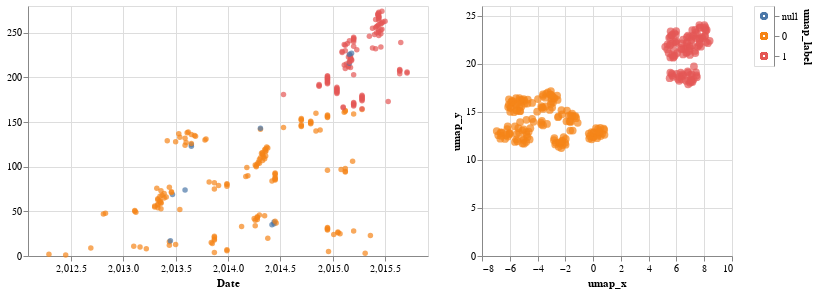

This figure's notebook cell:
### Code cell
list_of_chart = linking_tree_with_plots_clickable(
    UMAP_df,
    ['umap_x','umap_y'],
    ['umap_x','umap_y'],
    'umap_label:N',
    ["umap_label:N"],
    ["host:N","strain:N"]
)
chart_umap = list_of_chart[0]|list_of_chart[1]|list_of_chart[2]
chart_umap

### Figure 1 — Vega-Lite specification as saved in the notebook (floating-point values rounded to 4 significant figures; data arrays with more than 128 entries replaced by an {"elided": "..."} marker saying what was removed)
{"config": {"view": {"continuousWidth": 400, "continuousHeight": 300}}, "hconcat": [{"mark": "circle", "encoding": {"color": {"condition": {"type": "nominal", "field": "umap_label", "legend": null, "selection": "selector013"}, "value": "lightgray"}, "tooltip": [{"type": "nominal", "field": "host"}, {"type": "nominal", "field": "strain"}], "x": {"type": "quantitative", "field": "date", "scale": {"domain": [2012.0, 2016.0]}, "title": "Date"}, "y": {"type": "quantitative", "field": "y", "title": ""}}, "height": 250, "selection": {"selector013": {"type": "multi", "fields": ["umap_label:N"]}}, "width": 400}, {"mark": {"type": "circle", "size": 60}, "encoding": {"color": {"condition": {"type": "nominal", "field": "umap_label", "legend": null, "selection": "selector013"}, "value": "lightgray"}, "tooltip": [{"type": "nominal", "field": "host"}, {"type": "nominal", "field": "strain"}], "x": {"type": "quantitative", "field": "umap_x", "title": "umap_x"}, "y": {"type": "quantitative", "field": "umap_y", "title": "umap_y"}}, "height": 250, "selection": {"selector013": {"type": "multi", "fields": ["umap_label:N"]}}, "width": 250}, {"mark": "point", "encoding": {"color": {"type": "nominal", "field": "umap_label"}, "y": {"type": "nominal", "axis": {"orient": "right"}, "field": "umap_label"}}, "selection": {"selector013": {"type": "multi", "fields": ["umap_label:N"]}}}], "data": {"name": "data-bbc318dcdae1dd688cfe9668216dce1e"}, "$schema": "https://vega.github.io/schema/vega-lite/v4.8.1.json", "datasets": {"data-bbc318dcdae1dd688cfe9668216dce1e": {"elided": "274 records"}}}
